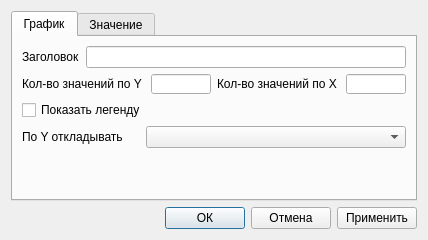
<?xml version="1.0" encoding="UTF-8"?>
<ui version="4.0">
 <class>ChartPreferencesDialog</class>
 <widget class="QDialog" name="ChartPreferencesDialog">
  <property name="geometry">
   <rect>
    <x>0</x>
    <y>0</y>
    <width>429</width>
    <height>243</height>
   </rect>
  </property>
  <property name="sizePolicy">
   <sizepolicy hsizetype="Fixed" vsizetype="Fixed">
    <horstretch>0</horstretch>
    <verstretch>0</verstretch>
   </sizepolicy>
  </property>
  <property name="windowTitle">
   <string>Настройки графика</string>
  </property>
  <layout class="QGridLayout" name="gridLayout_2">
   <property name="sizeConstraint">
    <enum>QLayout::SetFixedSize</enum>
   </property>
   <item row="0" column="0">
    <widget class="QTabWidget" name="tabWidget">
     <property name="currentIndex">
      <number>0</number>
     </property>
     <widget class="QWidget" name="chartTab">
      <attribute name="title">
       <string>График</string>
      </attribute>
      <layout class="QGridLayout" name="gridLayout">
       <item row="2" column="0">
        <widget class="QCheckBox" name="showLegendCheckBox">
         <property name="text">
          <string>Показать легенду</string>
         </property>
        </widget>
       </item>
       <item row="3" column="0">
        <layout class="QHBoxLayout" name="horizontalLayout_6">
         <item>
          <widget class="QLabel" name="yTraceLabel">
           <property name="text">
            <string>По Y откладывать</string>
           </property>
          </widget>
         </item>
         <item>
          <widget class="QComboBox" name="yTraceComboBox">
           <property name="minimumSize">
            <size>
             <width>260</width>
             <height>20</height>
            </size>
           </property>
          </widget>
         </item>
        </layout>
       </item>
       <item row="1" column="0">
        <layout class="QHBoxLayout" name="horizontalLayout_5">
         <item>
          <layout class="QHBoxLayout" name="horizontalLayout_3">
           <item>
            <widget class="QLabel" name="yValueLabel">
             <property name="text">
              <string>Кол-во значений по Y</string>
             </property>
            </widget>
           </item>
           <item>
            <widget class="QLineEdit" name="yValueLineEdit">
             <property name="maximumSize">
              <size>
               <width>60</width>
               <height>20</height>
              </size>
             </property>
            </widget>
           </item>
          </layout>
         </item>
         <item>
          <layout class="QHBoxLayout" name="horizontalLayout_4">
           <item>
            <widget class="QLabel" name="xValueLabel">
             <property name="text">
              <string>Кол-во значений по X</string>
             </property>
            </widget>
           </item>
           <item>
            <widget class="QLineEdit" name="xValueLineEdit">
             <property name="maximumSize">
              <size>
               <width>60</width>
               <height>20</height>
              </size>
             </property>
            </widget>
           </item>
          </layout>
         </item>
        </layout>
       </item>
       <item row="0" column="0">
        <layout class="QHBoxLayout" name="horizontalLayout_2">
         <item>
          <widget class="QLabel" name="titleLabel">
           <property name="text">
            <string>Заголовок</string>
           </property>
          </widget>
         </item>
         <item>
          <widget class="QLineEdit" name="titleLineEdit">
           <property name="minimumSize">
            <size>
             <width>300</width>
             <height>20</height>
            </size>
           </property>
          </widget>
         </item>
        </layout>
       </item>
       <item row="4" column="0">
        <spacer name="verticalSpacer">
         <property name="orientation">
          <enum>Qt::Vertical</enum>
         </property>
         <property name="sizeHint" stdset="0">
          <size>
           <width>20</width>
           <height>40</height>
          </size>
         </property>
        </spacer>
       </item>
      </layout>
     </widget>
     <widget class="QWidget" name="chartValueTab">
      <attribute name="title">
       <string>Значение</string>
      </attribute>
      <layout class="QGridLayout" name="gridLayout_3">
       <item row="0" column="0">
        <layout class="QHBoxLayout" name="horizontalLayout_7">
         <item>
          <widget class="QLabel" name="label">
           <property name="text">
            <string>Значение</string>
           </property>
          </widget>
         </item>
         <item>
          <spacer name="horizontalSpacer_2">
           <property name="orientation">
            <enum>Qt::Horizontal</enum>
           </property>
           <property name="sizeHint" stdset="0">
            <size>
             <width>40</width>
             <height>20</height>
            </size>
           </property>
          </spacer>
         </item>
         <item>
          <widget class="QComboBox" name="valueComboBox">
           <property name="minimumSize">
            <size>
             <width>280</width>
             <height>20</height>
            </size>
           </property>
          </widget>
         </item>
        </layout>
       </item>
       <item row="1" column="0">
        <layout class="QHBoxLayout" name="horizontalLayout_8">
         <item>
          <widget class="QLabel" name="label_2">
           <property name="text">
            <string>Заголовок</string>
           </property>
          </widget>
         </item>
         <item>
          <spacer name="horizontalSpacer_3">
           <property name="orientation">
            <enum>Qt::Horizontal</enum>
           </property>
           <property name="sizeHint" stdset="0">
            <size>
             <width>40</width>
             <height>20</height>
            </size>
           </property>
          </spacer>
         </item>
         <item>
          <widget class="QLineEdit" name="titleValueLineEdit">
           <property name="minimumSize">
            <size>
             <width>280</width>
             <height>20</height>
            </size>
           </property>
          </widget>
         </item>
        </layout>
       </item>
       <item row="2" column="0">
        <layout class="QHBoxLayout" name="horizontalLayout_13">
         <item>
          <widget class="QCheckBox" name="showInLegendCheckBox">
           <property name="text">
            <string>Выводить в легенде</string>
           </property>
          </widget>
         </item>
         <item>
          <spacer name="horizontalSpacer_4">
           <property name="orientation">
            <enum>Qt::Horizontal</enum>
           </property>
           <property name="sizeHint" stdset="0">
            <size>
             <width>40</width>
             <height>20</height>
            </size>
           </property>
          </spacer>
         </item>
         <item>
          <layout class="QHBoxLayout" name="horizontalLayout_9">
           <item>
            <widget class="QLabel" name="label_5">
             <property name="text">
              <string>Цвет</string>
             </property>
            </widget>
           </item>
           <item>
            <widget class="QComboBox" name="colorComboBox">
             <property name="minimumSize">
              <size>
               <width>120</width>
               <height>20</height>
              </size>
             </property>
            </widget>
           </item>
           <item>
            <widget class="QToolButton" name="colorToolButton">
             <property name="text">
              <string>...</string>
             </property>
            </widget>
           </item>
          </layout>
         </item>
        </layout>
       </item>
       <item row="3" column="0">
        <layout class="QHBoxLayout" name="horizontalLayout_14">
         <item>
          <layout class="QHBoxLayout" name="horizontalLayout_10">
           <item>
            <widget class="QLabel" name="label_3">
             <property name="text">
              <string>Маркер</string>
             </property>
            </widget>
           </item>
           <item>
            <widget class="QComboBox" name="markerComboBox">
             <property name="minimumSize">
              <size>
               <width>80</width>
               <height>20</height>
              </size>
             </property>
            </widget>
           </item>
          </layout>
         </item>
         <item>
          <spacer name="horizontalSpacer_5">
           <property name="orientation">
            <enum>Qt::Horizontal</enum>
           </property>
           <property name="sizeHint" stdset="0">
            <size>
             <width>40</width>
             <height>20</height>
            </size>
           </property>
          </spacer>
         </item>
         <item>
          <layout class="QHBoxLayout" name="horizontalLayout_11">
           <item>
            <widget class="QLabel" name="label_4">
             <property name="text">
              <string>Размер маркера</string>
             </property>
            </widget>
           </item>
           <item>
            <widget class="QLineEdit" name="markerSizeLineEdit">
             <property name="maximumSize">
              <size>
               <width>30</width>
               <height>20</height>
              </size>
             </property>
            </widget>
           </item>
          </layout>
         </item>
        </layout>
       </item>
       <item row="4" column="0">
        <layout class="QHBoxLayout" name="horizontalLayout_12">
         <item>
          <widget class="QCheckBox" name="showMarkerCheckBox">
           <property name="text">
            <string>Показать</string>
           </property>
          </widget>
         </item>
         <item>
          <widget class="QCheckBox" name="transparentMarkerCheckBox">
           <property name="text">
            <string>Прозрачный маркер</string>
           </property>
          </widget>
         </item>
         <item>
          <spacer name="horizontalSpacer_6">
           <property name="orientation">
            <enum>Qt::Horizontal</enum>
           </property>
           <property name="sizeHint" stdset="0">
            <size>
             <width>40</width>
             <height>20</height>
            </size>
           </property>
          </spacer>
         </item>
        </layout>
       </item>
      </layout>
     </widget>
    </widget>
   </item>
   <item row="1" column="0">
    <layout class="QHBoxLayout" name="horizontalLayout">
     <item>
      <spacer name="horizontalSpacer">
       <property name="orientation">
        <enum>Qt::Horizontal</enum>
       </property>
       <property name="sizeHint" stdset="0">
        <size>
         <width>40</width>
         <height>20</height>
        </size>
       </property>
      </spacer>
     </item>
     <item>
      <widget class="QPushButton" name="okButton">
       <property name="text">
        <string>ОК</string>
       </property>
      </widget>
     </item>
     <item>
      <widget class="QPushButton" name="cancelButton">
       <property name="text">
        <string>Отмена</string>
       </property>
      </widget>
     </item>
     <item>
      <widget class="QPushButton" name="applyButton">
       <property name="text">
        <string>Применить</string>
       </property>
      </widget>
     </item>
    </layout>
   </item>
  </layout>
 </widget>
 <resources/>
 <connections/>
</ui>
